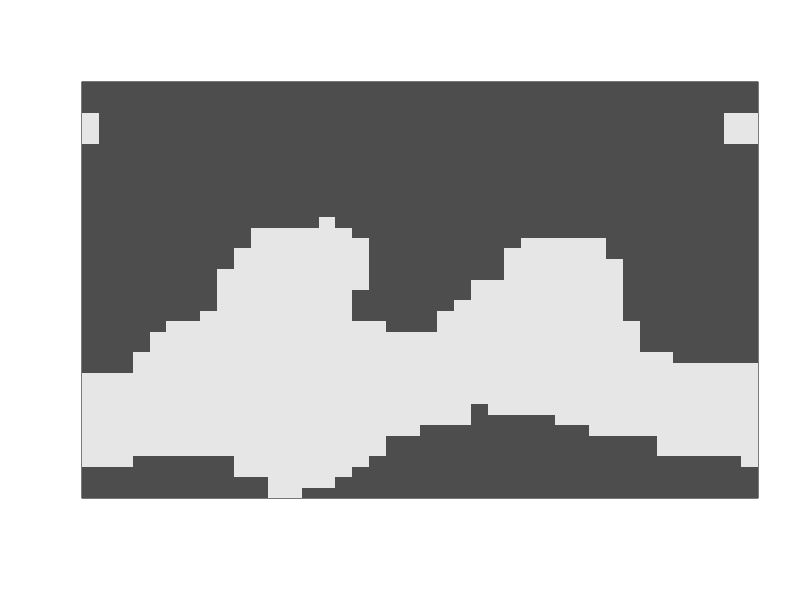

This chart was generated by the following R code:
downConfig <- function(N) { matrix(-1,N,N) } # 1 of 2 lowest energy configs
upConfig <- function(N) { matrix(1,N,N) }    # other lowest energy configs

randomConfig <- function(N) {
  config <- matrix(2*sample(0:1, N*N, replace=TRUE)-1, N,N)
}

randomSite  <- function(N) {
    rns  <- runif(2)
    i <- floor( N* rns[1] ) + 1
    j <- floor( N* rns[2] ) + 1
    c(i,j)
}
## This is a fairly efficient way to make a random site, but
## this is the hotspot in the script, occupying most of the runtime.

boltzWeight <- function(nrg, kTemp) { exp(- nrg/kTemp) }
## This has the negative sign, same as both Richey and Schlusser
## But this does not use J, already in energy, consistent with Richey (but not Schlusser)
## Uses kTemp, Boltzmann constant times temperature, with units of energy
## so the energy units cancel.

surroundNeighbors  <- function(site) {
    belowSite  <- if (site[1] == N) c(1, site[2]) else c(site[1]+1, site[2])
    leftSite  <- if (site[2] == 1) c(site[1], N) else c(site[1], site[2]-1)
    aboveSite  <- if (site[1] == 1) c(N, site[2]) else c(site[1]-1, site[2])
    rightSite  <- if (site[2] == N) c(site[1], 1) else c(site[1], site[2]+1)
    neighbors  <- c(belowSite, leftSite, aboveSite, rightSite)
}

metropolisMCStep  <- function(config, N) {
    site  <- randomSite(N)
    configAtSite  <- config[ site[1], site[2] ]
    configPrimeAtSite  <- configAtSite * (-1)

    neigh  <- surroundNeighbors(site) 
    deltaEnergy <- -2*J * (configPrimeAtSite - configAtSite)*
        (config[ neigh[1], neigh[2] ] +
         config[ neigh[3], neigh[4] ] +
         config[ neigh[5], neigh[6] ]+
         config[ neigh[7], neigh[8] ]
        )

    ## IF deltaEnergy < 0, so energy(configPrime) < energy(config)
    ## so p = boltzWeight(deltaEnergy, kTemperature) > 1,
    ## THEN  runif(1) is certain to be less than p so certainly
    ## change config to configPrime
    ## ELSE deltaEnergy > 0, so 
    ## energy(configPrime) > energy(config), so 
    ## p = boltzWeight(deltaEnergy, kTemperature) < 1,
    ## so change only on chance that runif(1) < p
    p  <- boltzWeight(deltaEnergy, kTemperature)
    
    if ( runif(1) < p ) {
        config[ site[1], site[2] ]  <- configPrimeAtSite
        config
    } else {
        config
    }
}

J  <- 1

kTemperature  <- 1.7

N  <- 40
mcmcSteps  <- 40000

config  <- randomConfig(N)

for (i in 1:mcmcSteps ) {
    config  <- metropolisMCStep(config, N)
}

image(1:N, 1:N, config[N:1, ], 
      col=gray.colors(2),
      xlab="", ylab="", xaxt="n", yaxt="n")
## config[N:1, ] so that the plot corresponds to matrix order
## i.e. first row of matrix is at top of plot, last row at bottom


## NAME: isingMetropolis.R
## USAGE: within R, at interactive prompt
##        source("isingMetropolis.R")
## REQUIRED ARGUMENTS: none
## OPTIONS: none
## DESCRIPTION: Find an steady state configuration in Ising model
##              for magnetization, using the Metropolis algorithm
## DIAGNOSTICS: none
## CONFIGURATION AND ENVIRONMENT: base R
## DEPENDENCIES:  base R
## INCOMPATIBILITIES: none known
## PROVENANCE: Steve Dunbar
## BUGS AND LIMITATIONS: 
## FEATURES AND POTENTIAL IMPROVEMENTS:
## AUTHOR:  Steve Dunbar
## VERSION: Version 1.0 as of Tue 05 Jan 2021 07:42:59 AM CST
## KEYWORDS: Ising Model, Metropolis algorithm

